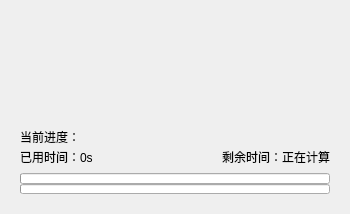
<?xml version="1.0" encoding="UTF-8"?>
<ui version="4.0">
 <class>progress_popup</class>
 <widget class="QWidget" name="progress_popup">
  <property name="minimumSize">
   <size>
    <width>350</width>
    <height>200</height>
   </size>
  </property>
  <property name="maximumSize">
   <size>
    <width>350</width>
    <height>214</height>
   </size>
  </property>
  <property name="windowTitle">
   <string>Form</string>
  </property>
  <layout class="QVBoxLayout" name="verticalLayout_4">
   <property name="spacing">
    <number>0</number>
   </property>
   <property name="leftMargin">
    <number>0</number>
   </property>
   <property name="topMargin">
    <number>0</number>
   </property>
   <property name="rightMargin">
    <number>0</number>
   </property>
   <property name="bottomMargin">
    <number>0</number>
   </property>
   <item>
    <widget class="QFrame" name="frame_upper">
     <property name="frameShape">
      <enum>QFrame::NoFrame</enum>
     </property>
     <property name="frameShadow">
      <enum>QFrame::Plain</enum>
     </property>
     <property name="lineWidth">
      <number>0</number>
     </property>
     <layout class="QHBoxLayout" name="horizontalLayout">
      <property name="spacing">
       <number>10</number>
      </property>
      <property name="leftMargin">
       <number>20</number>
      </property>
      <property name="topMargin">
       <number>20</number>
      </property>
      <property name="rightMargin">
       <number>20</number>
      </property>
      <property name="bottomMargin">
       <number>20</number>
      </property>
      <item>
       <layout class="QVBoxLayout" name="verticalLayout">
        <property name="spacing">
         <number>10</number>
        </property>
        <item>
         <widget class="QLabel" name="label_title">
          <property name="font">
           <font>
            <pointsize>16</pointsize>
           </font>
          </property>
         </widget>
        </item>
        <item>
         <widget class="QLabel" name="label_current">
          <property name="font">
           <font>
            <pointsize>11</pointsize>
           </font>
          </property>
          <property name="wordWrap">
           <bool>true</bool>
          </property>
         </widget>
        </item>
       </layout>
      </item>
      <item>
       <widget class="ImageLabel" name="ImageLabel">
        <property name="minimumSize">
         <size>
          <width>75</width>
          <height>75</height>
         </size>
        </property>
        <property name="maximumSize">
         <size>
          <width>75</width>
          <height>75</height>
         </size>
        </property>
       </widget>
      </item>
     </layout>
    </widget>
   </item>
   <item>
    <widget class="QFrame" name="frame_lower">
     <property name="accessibleDescription">
      <string>dialog_lower_frame</string>
     </property>
     <property name="styleSheet">
      <string notr="true">QFrame{border-bottom-left-radius: 10px;
border-bottom-right-radius: 10px;}</string>
     </property>
     <property name="frameShape">
      <enum>QFrame::NoFrame</enum>
     </property>
     <property name="frameShadow">
      <enum>QFrame::Plain</enum>
     </property>
     <property name="lineWidth">
      <number>0</number>
     </property>
     <layout class="QVBoxLayout" name="verticalLayout_3">
      <property name="spacing">
       <number>0</number>
      </property>
      <property name="leftMargin">
       <number>20</number>
      </property>
      <property name="topMargin">
       <number>20</number>
      </property>
      <property name="rightMargin">
       <number>20</number>
      </property>
      <property name="bottomMargin">
       <number>20</number>
      </property>
      <item>
       <layout class="QHBoxLayout" name="horizontalLayout_2">
        <item>
         <widget class="QLabel" name="label_progress">
          <property name="text">
           <string>当前进度：</string>
          </property>
         </widget>
        </item>
        <item>
         <widget class="QLabel" name="label_progress_data">
          <property name="text">
           <string/>
          </property>
         </widget>
        </item>
        <item>
         <spacer name="horizontalSpacer">
          <property name="orientation">
           <enum>Qt::Horizontal</enum>
          </property>
          <property name="sizeHint" stdset="0">
           <size>
            <width>40</width>
            <height>20</height>
           </size>
          </property>
         </spacer>
        </item>
       </layout>
      </item>
      <item>
       <layout class="QHBoxLayout" name="horizontalLayout_3">
        <item>
         <widget class="QLabel" name="label_time_past">
          <property name="text">
           <string>已用时间：0s</string>
          </property>
         </widget>
        </item>
        <item>
         <spacer name="horizontalSpacer_2">
          <property name="orientation">
           <enum>Qt::Horizontal</enum>
          </property>
          <property name="sizeHint" stdset="0">
           <size>
            <width>40</width>
            <height>20</height>
           </size>
          </property>
         </spacer>
        </item>
        <item>
         <widget class="QLabel" name="label_time_left">
          <property name="text">
           <string>剩余时间：正在计算</string>
          </property>
         </widget>
        </item>
       </layout>
      </item>
      <item>
       <layout class="QVBoxLayout" name="verticalLayout_2">
        <property name="spacing">
         <number>0</number>
        </property>
        <property name="topMargin">
         <number>6</number>
        </property>
        <item>
         <widget class="ProgressBar" name="ProgressBar"/>
        </item>
        <item>
         <widget class="IndeterminateProgressBar" name="IndeterminateProgressBar"/>
        </item>
       </layout>
      </item>
     </layout>
    </widget>
   </item>
  </layout>
 </widget>
 <customwidgets>
  <customwidget>
   <class>ImageLabel</class>
   <extends>QLabel</extends>
   <header>qfluentwidgets</header>
  </customwidget>
  <customwidget>
   <class>ProgressBar</class>
   <extends>QProgressBar</extends>
   <header>qfluentwidgets</header>
  </customwidget>
  <customwidget>
   <class>IndeterminateProgressBar</class>
   <extends>QProgressBar</extends>
   <header>qfluentwidgets</header>
  </customwidget>
 </customwidgets>
 <resources/>
 <connections/>
</ui>
